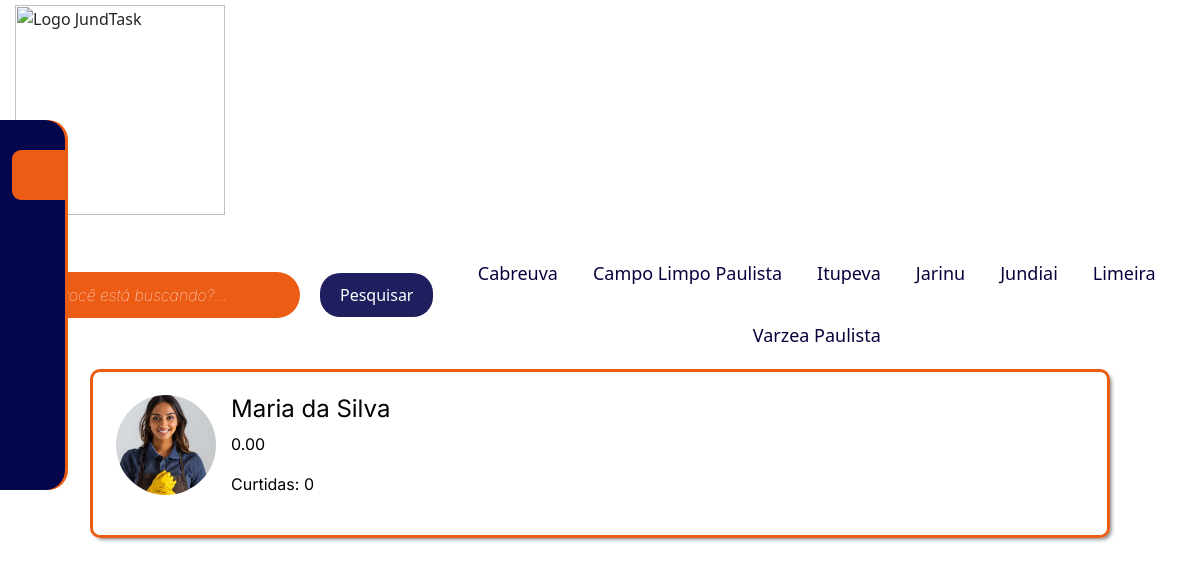
The page /html/cliente/usuarios_por_categoria.php?id_categoria=1 on the database its author committed.
### tables this page shows
CREATE TABLE `trabalhador` (
  `id_trabalhador` int(11) NOT NULL,
  `nome` varchar(255) NOT NULL,
  `email` varchar(255) NOT NULL,
  `senha` varchar(128) NOT NULL,
  `foto_perfil` text NOT NULL,
  `foto_trabalho1` text NOT NULL,
  `foto_trabalho2` text NOT NULL,
  `foto_trabalho3` text NOT NULL,
  `foto_banner` text NOT NULL,
  `descricao` text NOT NULL,
  `contato` varchar(255) NOT NULL,
  `data_nasc` date NOT NULL,
  `media_avaliacao` decimal(3,2) NOT NULL,
  `tipo` varchar(1) NOT NULL,
  `status` varchar(1) NOT NULL,
  `id_categoria` int(11) NOT NULL,
  `id_area` int(11) NOT NULL,
  `permissao` int(4) NOT NULL,
  `curtidas` int(11) DEFAULT 0
);

### html/cliente/usuarios_por_categoria.php (the view, shortened to what this page needs)
<?php
include_once('../../backend/Conexao.php');
$id_categoria = $_GET['id_categoria'];
$nome_pesquisa = isset($_POST['nome_pesquisa']) ? trim($_POST['nome_pesquisa']) : '';
$query_cidades = "SELECT DISTINCT id_area, cidade FROM area_atuação";
$result_cidades = mysqli_query($conn, $query_cidades);
$query = "
    SELECT t.*, a.cidade, COUNT(c.id_trabalhador) AS total_curtidas
    FROM trabalhador t
    LEFT JOIN curtidas c ON t.id_trabalhador = c.id_trabalhador
    INNER JOIN area_atuação a ON t.id_area = a.id_area
    WHERE t.id_categoria = $id_categoria
";
$query .= " GROUP BY t.id_trabalhador ORDER BY total_curtidas DESC";
$result = mysqli_query($conn, $query);
?>
<!DOCTYPE html>
<html lang="pt-br">
<head>
    <link rel="stylesheet" href="../../css/stylebusca.css">
    <link rel="stylesheet" href="../../bootstrap-5.3.3-dist/css/bootstrap.min.css">
</head>
<body>
    <header>
        <nav class="BarraNav">
            <img src="../../img/LogoJundtaskCompleta.png" alt="Logo JundTask">
        </nav>
    </header>
    <main class="">
        <nav class="menuLateral">
            <ul style="padding-left: 0rem;">
                <li class="itemMenu ativo">
                    <a href="homeClienteLogado.php">
                        <span class="icon"><ion-icon name="home-outline"></ion-icon></span>
                    </a>
                </li>
                <li class="itemMenu">
                    <a href="EditarPerfilCliente.php">
                        <span class="icon"><ion-icon name="settings-outline"></ion-icon></span>
                    </a>
                </li>
                <li class="itemMenu ">
                    <a href="Categorias.php">
                        <span class="icon"><ion-icon name="search-outline"></ion-icon></ion-icon></span>
                    </a>
                </li>
                <li class="itemMenu">
                    <a href="favorito.php">
                        <span class="icon"><ion-icon name="heart-outline"></ion-icon></span>
                    </a>
                </li>
                <li class="itemMenu">
                    <a href="LogoutCliente.php">
                        <span class="icon"><ion-icon name="exit-outline"></ion-icon></span>
                    </a>
                </li>
            </ul>
        </nav>
        <div class="sistemabusca">
            <div class="search-container">
                <form action="" method="POST" class="search-form">
                    <div class="pesquisarTrabalhos">
                        <input type="text" name="nome_pesquisa" placeholder="O que você está buscando?..." value="<?php echo htmlspecialchars($nome_pesquisa); ?>">
                    </div>
                    <input class="search-button" type="submit" value="Pesquisar">
                </form>
                <div class="city-buttons-container">
                    <?php while ($cidade = mysqli_fetch_assoc($result_cidades)) { ?>
                        <form action="usuarios_por_categoria.php" method="GET" style="display: inline;">
                            <button type="submit" class="city-btn">
                                <?php echo htmlspecialchars($cidade['cidade']); ?>
                            </button>
                        </form>
                    <?php } ?>
                </div>
            </div>
            <div class="listatrabalhadores">
                <?php
                if (mysqli_num_rows($result) > 0) {
                    while ($row = mysqli_fetch_assoc($result)) { ?>
                        <div class="CampoEscolhaTrabalhador">
                            <a href="./Perfil.php?id_trabalhador=<?php echo $row['id_trabalhador']; ?>">
                                <div class="CardBox">
                                    <div class="imagem">
                                        <img src="../uploads/<?php echo $row['foto_perfil']; ?>" alt="">
                                    </div>
                                    <div class="txtTrabalhador">
                                        <h3><?php echo htmlspecialchars($row['nome']); ?></h3>
                                        <p><?php echo htmlspecialchars($row['media_avaliacao']); ?></p>
                                        <p>Curtidas: <?php echo htmlspecialchars($row['total_curtidas']); ?></p>
                                    </div>
                                </div>
                            </a>
                        </div>
                    <?php }
                } else {
                    echo '<div class="tituloDEnaoEncontrado"><p>Nenhum trabalhador encontrado.</p></div>';
                }
                ?>
            </div>
        </div>
    </main>
</body>
</html>

### css/stylebusca.css (style rules this page uses)
* { margin: 0; margin: 0; box-sizing: 0; }
:root { --corPrimaria-1: #EBB548; --corPrimaria-2: #EC5C14; --corPrimaria-3: #235789; --corPrimaria-4: #565254; --corPrimaria-5: #FFFBFE; --fonte-primaria: 'Belleza', 'calibri'; }
.BarraNav { background-color: #FFF; padding:15px 35px 15px 15px; display: flex; justify-content: space-between ; }
.BarraNav > img { width: 210px; margin-top: -10px; }
nav.menuLateral { background-color: #04074B; padding: 30px 0 40px 1%; box-shadow: 3px 0 0 #ED5C15; border-radius: 0 20px 20px 0; z-index: 5; position: fixed; top: 15%; left: 0; overflow: hidden; transition: .3s; }
ul { height: 100%; list-style-type: none; padding-left: 3%; }
ul li.itemMenu a { color: #ED5C15; text-decoration: none; font-size: 1.2rem; padding: 10px 1%; display: flex; margin-bottom: 10px; line-height: 30px; transition: .4s; }
ul li.ativo a { background-color: #ED5C15; color: #FFF; border-radius: 9px 0px 0px 9px; }
ul li.itemMenu a .icon > ion-icon { font-size: 30px; padding-left: 5px; }
.search-container { display: flex; justify-content: center; margin-bottom: 10px; }
.search-form { display: flex; justify-content: center; align-items: center; }
.pesquisarTrabalhos { width: 300px; padding: 10px; font-size: 1em; border-radius: 27px; border: none; background-color: var(--corPrimaria-2); margin-right: 20px; }
.pesquisarTrabalhos input { width: 100%; background-color: var(--corPrimaria-2); border: none; font-size: 1em; color: white; }
.pesquisarTrabalhos input::placeholder { color: #FFFBFE; font-family: "Inter", sans-serif; font-style: italic; font-weight: 100; }
.search-button { padding: 10px 20px; border-radius: 20px; border: none; background-color: #1f1f5f; color: white; cursor: pointer; }
.CampoEscolhaTrabalhador { background-color: transparent; margin: 0px auto 10px auto; width: 85%; border: 3px solid #ED5C15; border-radius: 10px ; font-family: "Inter", sans-serif ; box-shadow: 3px 3px 4px -2px rgba(0,0,0,0.56); transition: .5s; }
.CampoEscolhaTrabalhador a { text-decoration: none; color: #000; }
.CampoEscolhaTrabalhador h3 { font-size: 1.5rem; font-weight: normal; }
.CardBox { position: relative; display: flex; padding: 23px; }
.imagem { width: 100px; height: 100px; margin-right: 15px; }
.imagem img { width: 100%; height: 100%; object-fit: cover; border-radius: 50%; }
.city-buttons-container { display: flex; justify-content: center; gap: 15px; margin-top: 20px; flex-wrap: wrap; }
.city-btn { color: rgb(11, 0, 59); padding: 10px; border: none; background: none; cursor: pointer; transition: transform 0.2s; font-size: 18px; }

### html/cliente/usuarios_por_categoria.php (style rules this page uses)
nav.menuLateral { width: 65px; height: 370px; }

### rows shown on the page
area_atuação: cidade "Cabreuva"
area_atuação: cidade "Campo Limpo Paulista"
area_atuação: cidade "Itupeva"
area_atuação: cidade "Jarinu"
area_atuação: cidade "Jundiai"
area_atuação: cidade "Limeira"
area_atuação: cidade "Varzea Paulista"
trabalhador: foto_perfil (picture), nome "Maria da Silva", media_avaliacao "0.00", total_curtidas "0"
